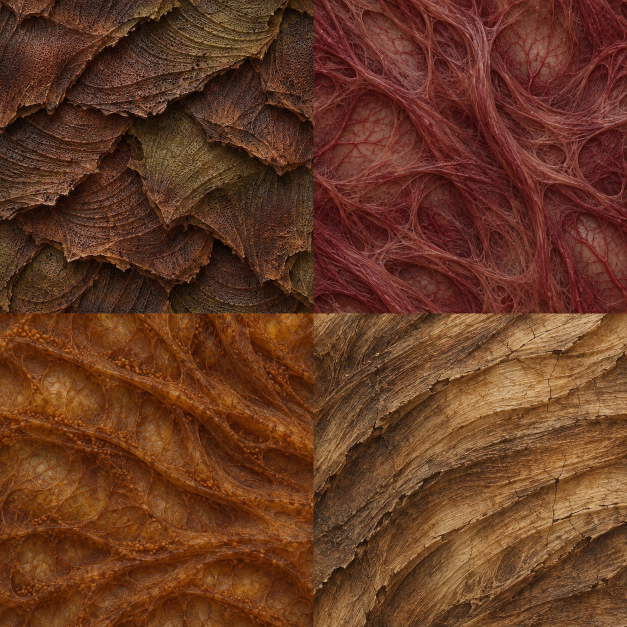
#> input picture docs/faction-materials/sources-v4/brood.png, 1254 x 1254 px (shown at 1/2 size)
$ python build-faction-materials.py
#> lines starting #> are read from the running program, lines starting #| are printed output that depends on the picture
"""Pack generated faction albedo and bake tangent normals and relative roughness."""
from pathlib import Path
from math import sqrt
from contextlib import ExitStack

from PIL import Image, ImageFilter

ROOT = Path(__file__).resolve().parents[1]
SOURCES = ROOT / "docs/faction-materials/sources-v2"
OUTPUT = ROOT / "public/assets/generated"
CELL = 256

V4 = SOURCES.parent / "sources-v4"
SHEETS = {
    "brood": V4 / "brood.png", "stellar": V4 / "stellar.png", "titan": V4 / "titan.png",
    "stellar-v2": SOURCES / "stellar.png", "relay": SOURCES / "relay.png",
    "industrial": SOURCES / "industrial.png", "accents": SOURCES.parent / "accent-study.png",
}
# Source sheet, quadrant, relief, roughness response. The first four columns
# keep the faction material order, with accents and Titan surfaces on the right.
ROWS = (
    (("brood", 0, 9, 1.45), ("brood", 1, 8, 1.3), ("brood", 2, 8, 1.4), ("brood", 3, 8, 1.1),
     ("brood", 0, 11, 1.45), ("titan", 0, 8, 1.4)),
    (("stellar", 0, 7, 1.2), ("stellar", 3, 6, 1.0), ("stellar", 2, 6, 1.2), ("stellar-v2", 3, 6, 1.15),
     ("stellar", 1, 4, .84), ("titan", 1, 6, 1.1)),
    (("relay", 0, 7, 1.4), ("relay", 1, 6, 1), ("relay", 2, 13, .8), ("relay", 3, 11, 1.1),
     ("accents", 3, 9, 1.3), ("titan", 2, 9, .85)),
    (("industrial", 0, 7, 1.4), ("industrial", 1, 7, 1.1), ("industrial", 2, 5, .9), ("industrial", 3, 6, 1.1),
     ("accents", 0, 7, 1.15), ("titan", 3, 7, 1.35)),
)


def detail_map(tile, strength, abrasion):
    # Local luminance detail approximates surface micro-relief. Remove broad
    # lighting and color variation before deriving slope and roughness.
    gray = tile.convert("L")
    close = gray.filter(ImageFilter.GaussianBlur(.85)).load()
    wide = gray.filter(ImageFilter.GaussianBlur(5)).load()
    heights = [[(close[x, y] - wide[x, y]) / 255 for x in range(CELL)] for y in range(CELL)]
    packed = Image.new("RGB", tile.size)
    pixels = packed.load()
    for y in range(CELL):
        previous, following = heights[max(0, y - 1)], heights[min(CELL - 1, y + 1)]
        for x in range(CELL):
            edge = min(1, min(x, y, CELL - 1 - x, CELL - 1 - y) / 7)
            dx = heights[y][max(0, x - 1)] - heights[y][min(CELL - 1, x + 1)]
            dy = following[x] - previous[x]  # V points up, image rows point down.
            nx, ny = dx * strength * edge, dy * strength * edge
            length = sqrt(1 + nx * nx + ny * ny)
            roughness = max(-.45, min(.45, heights[y][x] * abrasion * 2.6))
            pixels[x, y] = (
                round(127.5 * (1 + nx / length)) // 2 * 2,
                round(127.5 * (1 + ny / length)) // 2 * 2,
                round(255 * (.5 + roughness)) // 4 * 4 + 2,
            )
    return packed


def swatch(image, quadrant, inset=.018):
    width, height = image.size
    border = round(min(width, height) * inset)
    x, y = (quadrant % 2) * (width // 2), (quadrant // 2) * (height // 2)
    crop = image.crop((x + border, y + border, x + width // 2 - border, y + height // 2 - border))
    return crop.convert("RGB").resize((CELL, CELL), Image.Resampling.LANCZOS)


def main():
    size = (CELL * len(ROWS[0]), CELL * len(ROWS))
    albedo, packed = Image.new("RGB", size), Image.new("RGB", size)
#> albedo: PIL image 1536x1024 RGB; every value is 0
    with ExitStack() as stack:
        images = {name: stack.enter_context(Image.open(path)) for name, path in SHEETS.items()}
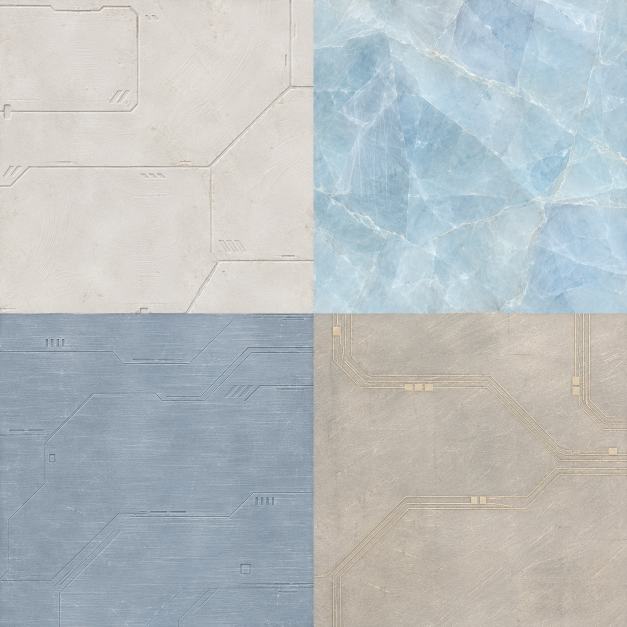
#> input picture docs/faction-materials/sources-v2/stellar.png, 1254 x 1254 px, found by its file name (shown at 1/2 size)
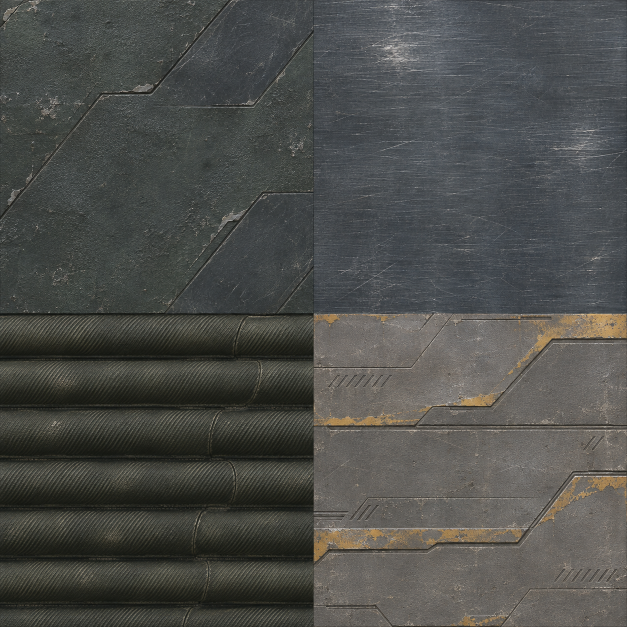
#> input picture docs/faction-materials/sources-v4/titan.png, 1254 x 1254 px (shown at 1/2 size)
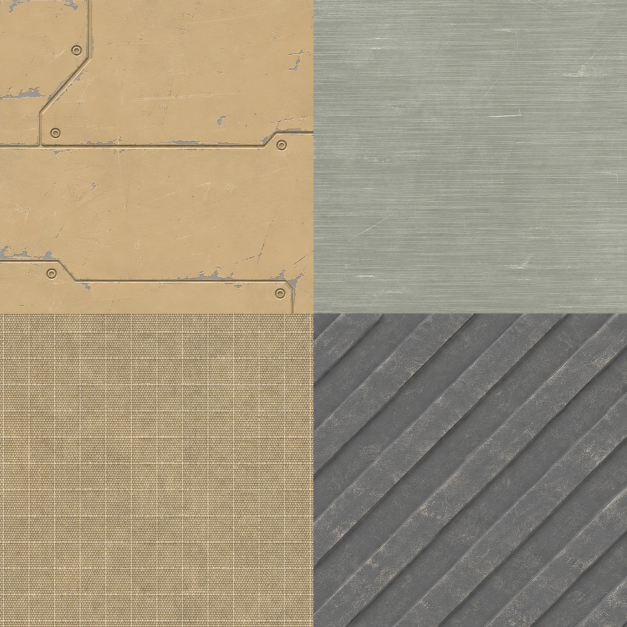
#> input picture docs/faction-materials/sources-v2/relay.png, 1254 x 1254 px (shown at 1/2 size)
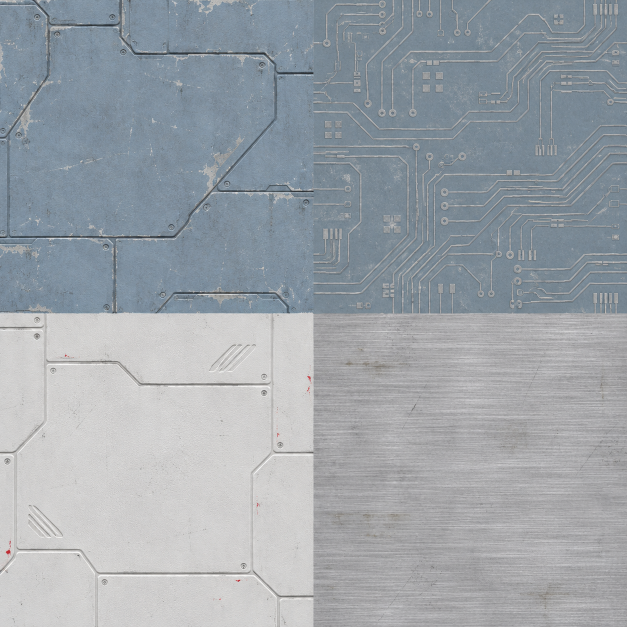
#> input picture docs/faction-materials/sources-v2/industrial.png, 1254 x 1254 px (shown at 1/2 size)
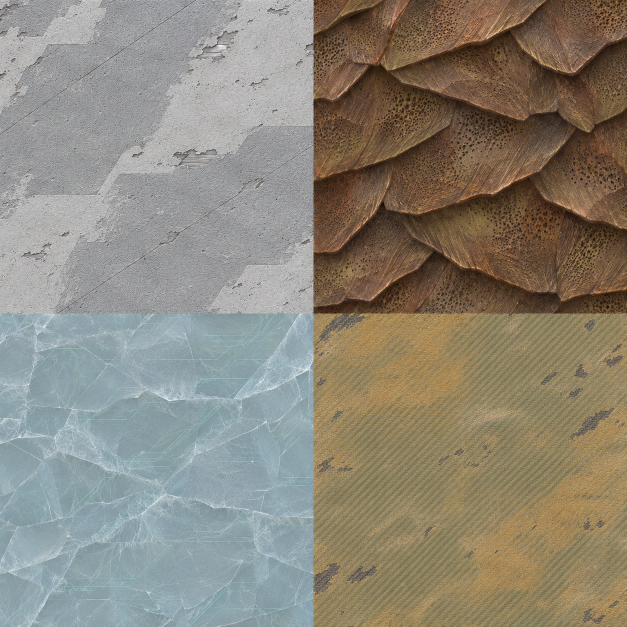
#> input picture docs/faction-materials/accent-study.png, 1254 x 1254 px (shown at 1/2 size)
#> images = 7 items
        for row, materials in enumerate(ROWS):
            for col, (name, quadrant, strength, abrasion) in enumerate(materials):
                # A tighter crop gives the outer carapace larger, distinct scutes.
                tile = swatch(images[name], quadrant, .074 if (row, col) == (0, 4) else .018)
                origin = (col * CELL, row * CELL)
                albedo.paste(tile, origin)
                packed.paste(detail_map(tile, strength, abrasion), origin)
#> this loop made 4 passes
#> pass 1, in swatch (call 2), `crop = image.crop((x + border, y + border, x + width // 2 - border, y ..`:
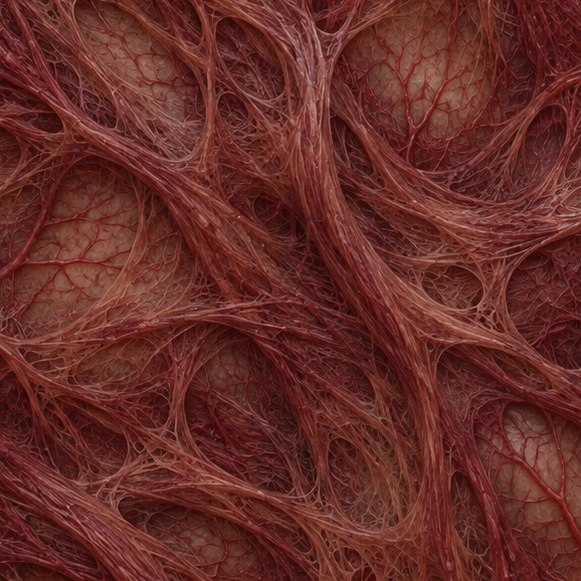
#> crop: PIL image 581x581 RGB; mean R, G, B 101.8, 44.6, 39.4
#> after the loop:
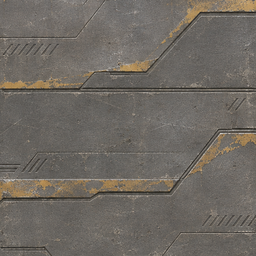
#> tile: PIL image 256x256 RGB; mean R, G, B 110.3, 104.9, 98.1
    albedo.save(OUTPUT / "faction-materials-v4.webp", quality=93, method=6)
    packed.save(OUTPUT / "faction-detail-v4.webp", lossless=True, method=6)


if __name__ == "__main__":
    main()
